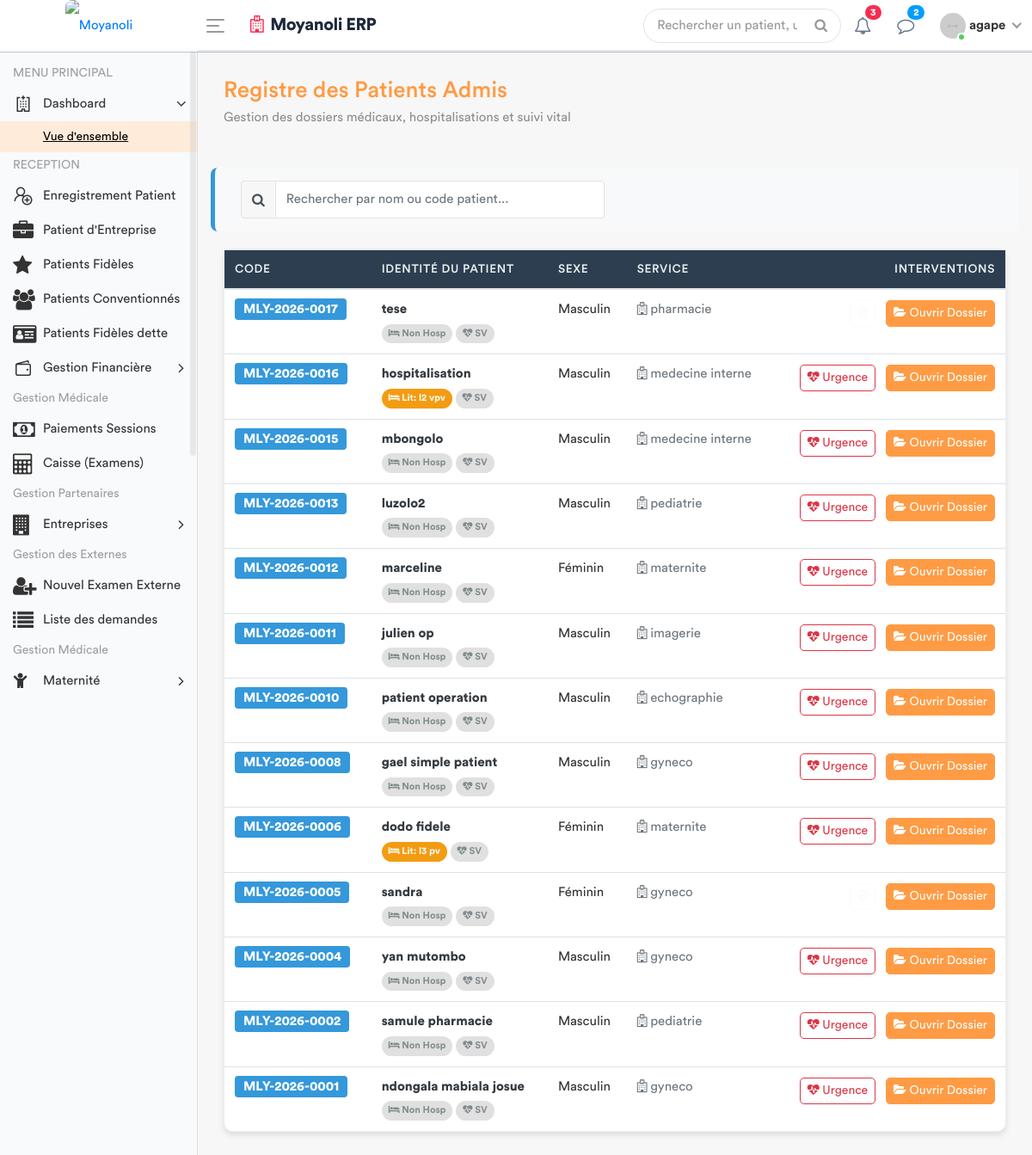
/patients/ (signed in), run on an earlier commit of the app's database.
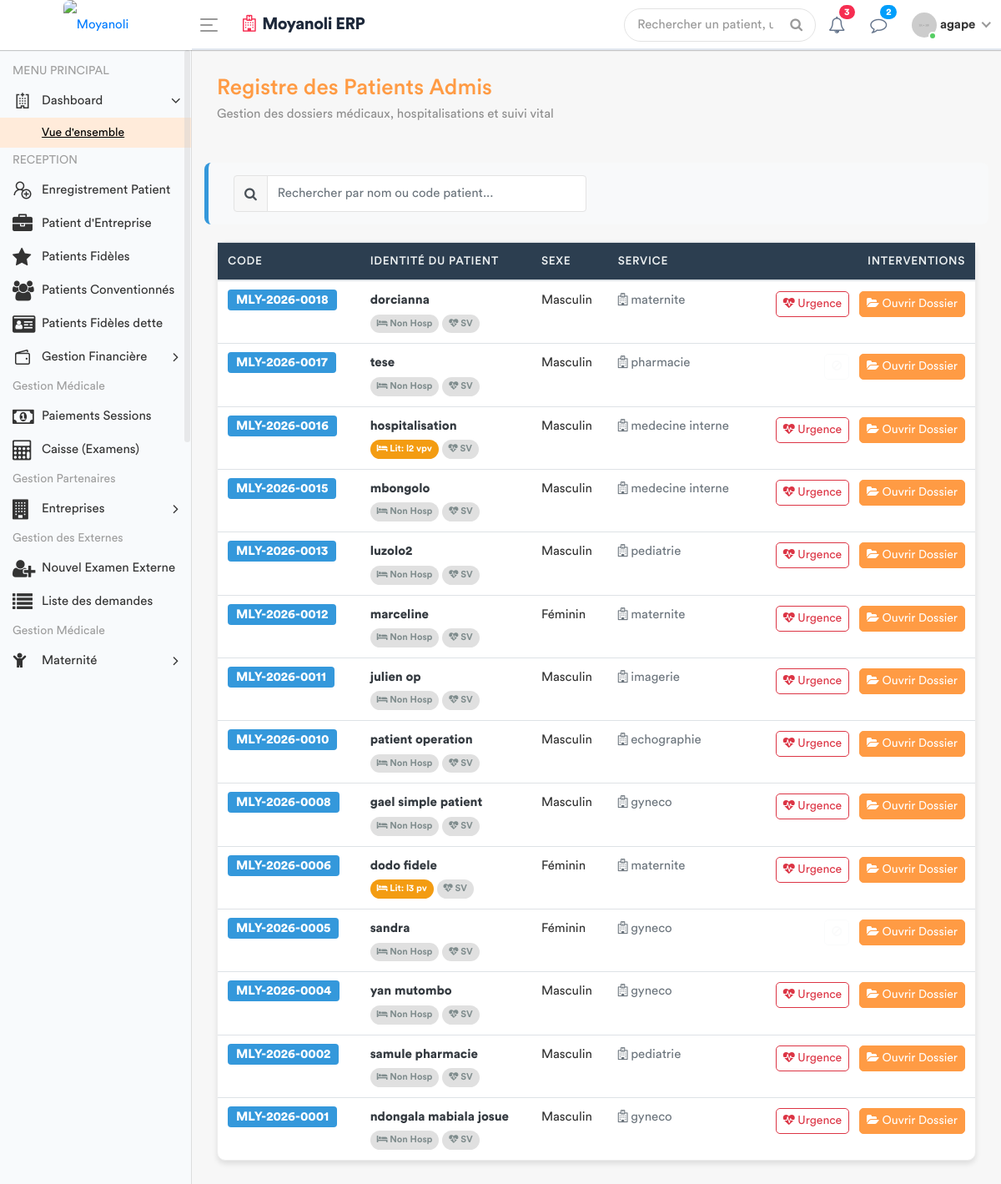
And on a later commit of the database.
### apps/models.py (models this page shows, shortened)
class Patient(models.Model):
    TYPE_CHOICES = [
        ('SIMPLE', 'Patient Simple'),
        ('FIDELE', 'Patient Fidèle'),
        ('CONVENTIONNE', 'Patient Conventionné'),
    ]
    code_patient = models.CharField(max_length=20, unique=True, editable=False)
    noms = models.CharField(max_length=100)
    service = models.ForeignKey('Service', on_delete=models.PROTECT, related_name='patients', null=True)
    sexe = models.CharField(max_length=1, choices=[('M', 'Masculin'), ('F', 'Féminin')])
    age = models.CharField(max_length=30)
    adresse = models.TextField()
    telephone = models.CharField(max_length=20)
    type_patient = models.CharField(max_length=15, choices=TYPE_CHOICES, default='SIMPLE')
    a_carte_fidelite = models.BooleanField(default=False, verbose_name="Possède carte de fidélité")
    entreprise = models.ForeignKey(
        'Entreprise',
        on_delete=models.SET_NULL,
        null=True,
        blank=True,
        related_name='patients',
        verbose_name="Entreprise (si conventionné)"
    )
    fiche_payee = models.BooleanField(default=False)
    created_by = models.ForeignKey(User, on_delete=models.SET_NULL, null=True, related_name='patients_crees')
    date_creation = models.DateTimeField(auto_now_add=True)
    date_modification = models.DateTimeField(auto_now=True)

class Service(models.Model):
    nom = models.CharField(max_length=100, unique=True)
    description = models.TextField(blank=True, null=True)
    date_creation = models.DateTimeField(default=timezone.now)
    class Meta:
        verbose_name = "Service"
        verbose_name_plural = "Services"

class Hospitalisation(models.Model):
    STATUT_CHOICES = [
        ('EN_COURS', 'En cours'),
        ('TERMINE', 'Terminé'),
        ('ANNULE', 'Annulé'),
    ]
    patient = models.ForeignKey('Patient', on_delete=models.CASCADE, related_name='sejours')
    lit = models.ForeignKey('Lit', on_delete=models.PROTECT, related_name='occupations')
    date_entree = models.DateTimeField(default=timezone.now)
    date_sortie = models.DateTimeField(null=True, blank=True)
    motif_admission = models.TextField()
    statut = models.CharField(max_length=20, choices=STATUT_CHOICES, default='EN_COURS')
    observations = models.TextField(blank=True, null=True)
    est_actif = models.BooleanField(default=True)
    est_payee = models.BooleanField(default=False)
    class Meta:
        verbose_name = "Hospitalisation"
        verbose_name_plural = "Hospitalisations"

class Lit(models.Model):
    chambre = models.ForeignKey(Chambre, related_name='lits', on_delete=models.CASCADE)
    nom_lit = models.CharField(max_length=50)
    est_occupe = models.BooleanField(default=False)
    est_actif = models.BooleanField(default=True)

### apps/views.py (the view)
# urls.py: path('patients/', views.liste_patients_urgence, name='liste_patients_urgence'),
@login_required
def liste_patients_urgence(request):
    patients = Patient.objects.filter(fiche_payee=True).order_by('-id')
    role = Fonction.objects.filter(userKey=request.user).first()
    fonctionKey = role.fonctionKey.roleName if role and role.fonctionKey else None
    for p in patients:
        p.consultation_active = Consultation.objects.filter(
            triage__patient=p
        ).order_by('-date_creation').first()
        p.hosp_en_cours = Hospitalisation.objects.filter(
            patient=p,
            statut='EN_COURS'
        ).first()
    return render(request, 'back-end/medecin/liste_patients.html', {
        'patients': patients,
        'fonctionKey': fonctionKey
    })

### apps/templates/back-end/medecin/liste_patients.html (shortened to what the changed rows need)
<!DOCTYPE html>
{% load static %}
<html lang="fr">
    <head>
        {% include 'back-end/includes/css.html' %}
    </head>
    <body>
        <div class="main-wrapper">
            <div class="page-wrapper">
                <div class="content container-fluid">
                    <div class="card">
                        <div class="card-body p-0">
                            <div class="table-responsive">
                                <table class="table table-hover mb-0" id="patientTable">
                                    <thead>
                                        <tr>
                                            <th>CODE</th>
                                            <th>IDENTITÉ DU PATIENT</th>
                                            <th>SEXE</th>
                                            <th>SERVICE</th>
                                            <th class="text-right">INTERVENTIONS</th>
                                        </tr>
                                    </thead>
                                    <tbody id="patientTableBody">
                                        {% for patient in patients %}
                                        <tr class="align-middle">
                                            <td><span class="badge-code">{{ patient.code_patient }}</span></td>
                                            <td>
                                                <div class="font-weight-bold text-dark">{{ patient.noms }}</div>
                                                <div>
                                                    <span id="hosp_tab" class="med-tab {% if not patient.hosp_en_cours %}tab-inactive{% endif %}">
                                                        <i class="fa fa-bed"></i> {% if patient.hosp_en_cours %}Lit: {{ patient.hosp_en_cours.lit.nom_lit }}{% else %}Non Hosp{% endif %}
                                                    </span>
                                                    <span id="sv_tab" class="med-tab {% if not patient.a_signes_vitaux %}tab-inactive{% endif %}">
                                                        <i class="fa fa-heartbeat"></i> SV
                                                    </span>
                                                </div>
                                            </td>
                                            <td>{{ patient.get_sexe_display }}</td>
                                            <td><span class="text-secondary"><i class="fa fa-hospital-o"></i> {{ patient.service.nom|default:"Non assigné" }}</span></td>
                                            <td class="text-right">
                                                {% if patient.consultation_active %}
                                                    <a href="{% url 'enregistrer_ordonnance_urgence' patient.consultation_active.id %}"
                                                       class="btn btn-sm btn-outline-danger btn-action mr-2">
                                                        <i class="fa fa-heartbeat"></i> Urgence
                                                    </a>
                                                {% else %}
                                                    <button class="btn btn-sm btn-outline-light mr-2" disabled><i class="fa fa-ban"></i></button>
                                                {% endif %}
                                                <a href="{% url 'dossier_medical_complet' patient.id %}" class="btn btn-sm btn-primary btn-action">
                                                    <i class="fa fa-folder-open"></i> Ouvrir Dossier
                                                </a>
                                            </td>
                                        </tr>
                                        {% empty %}
                                        <tr>
                                            <td colspan="5" class="text-center py-5 text-muted">
                                                <i class="fa fa-folder-open-o fa-3x"></i><br>Aucun dossier patient en attente.
                                            </td>
                                        </tr>
                                        {% endfor %}
                                    </tbody>
                                </table>
                            </div>
                        </div>
                    </div>
                </div>
            </div>
        </div>
    </body>
</html>

What changed in the data, as far as the page shows it:
added Patient: code_patient "MLY-2026-0018", noms "dorcianna", shows "Non Hosp", sexe "Masculin", service.nom "maternite", shows "Urgence"
